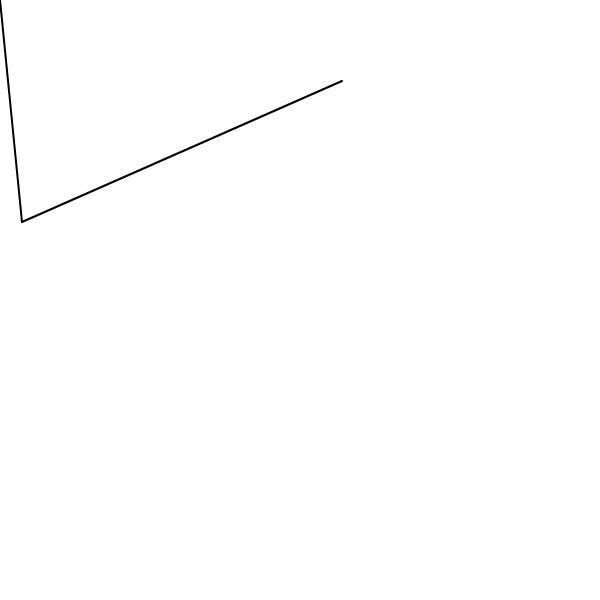
Frame 1 (no input)
Frame 60 (no input): identical to frame 1, image omitted
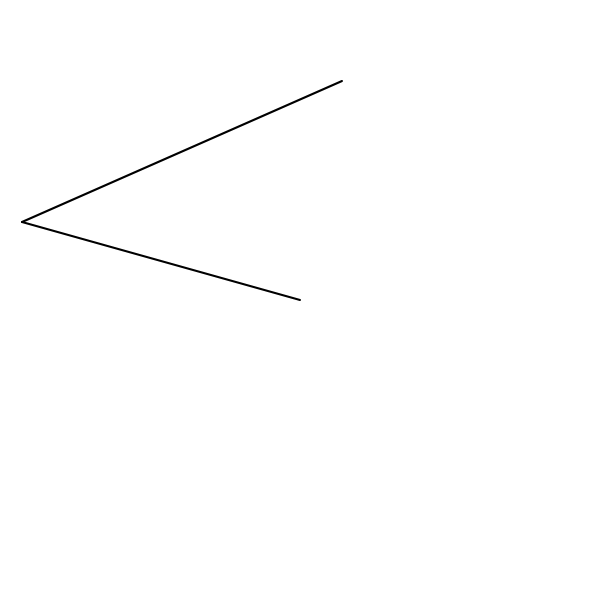
Frame 120 (the mouse pressed at the canvas centre since frame 60)

The p5.js sketch that drew these frames (run headless with seeded random() and noise() and a simulated clock; from frame 60 on, the mouse is pressed at the canvas centre):

// p5.js sketch
// ── sketch.js
// two lines from a fixed point — to a fixed target and to the cursor

function setup() {
  createCanvas(600, 600);
}

function draw() {
  background(255);

  const a = createVector(22, 222);
  const b = createVector(342, 81);
  const m = createVector(mouseX, mouseY);

  strokeWeight(2);
  stroke(0);
  line(a.x, a.y, b.x, b.y);
  line(a.x, a.y, m.x, m.y);
  fill(0);
}
